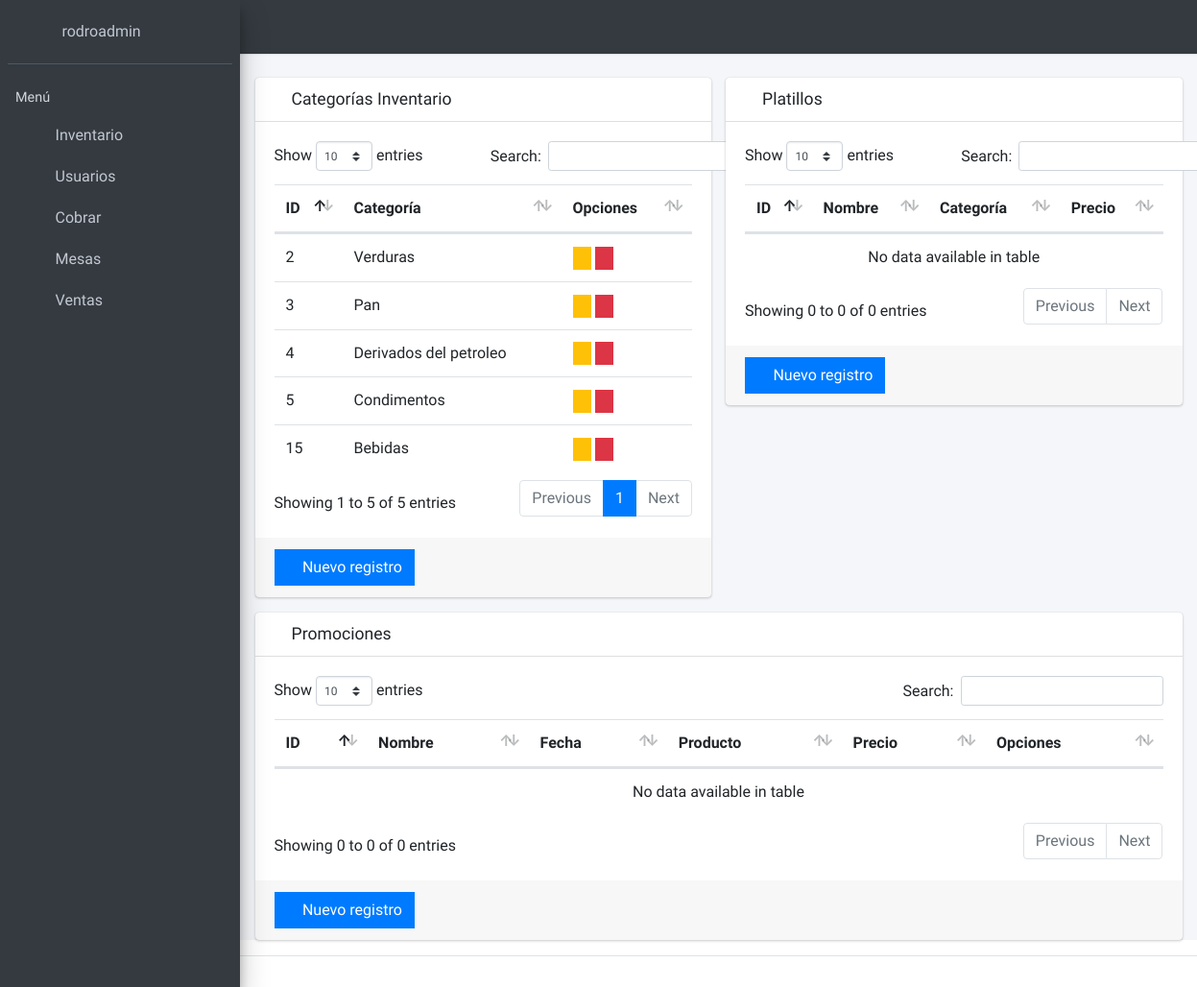
Page /inventario/ (signed in) on the earlier database version.
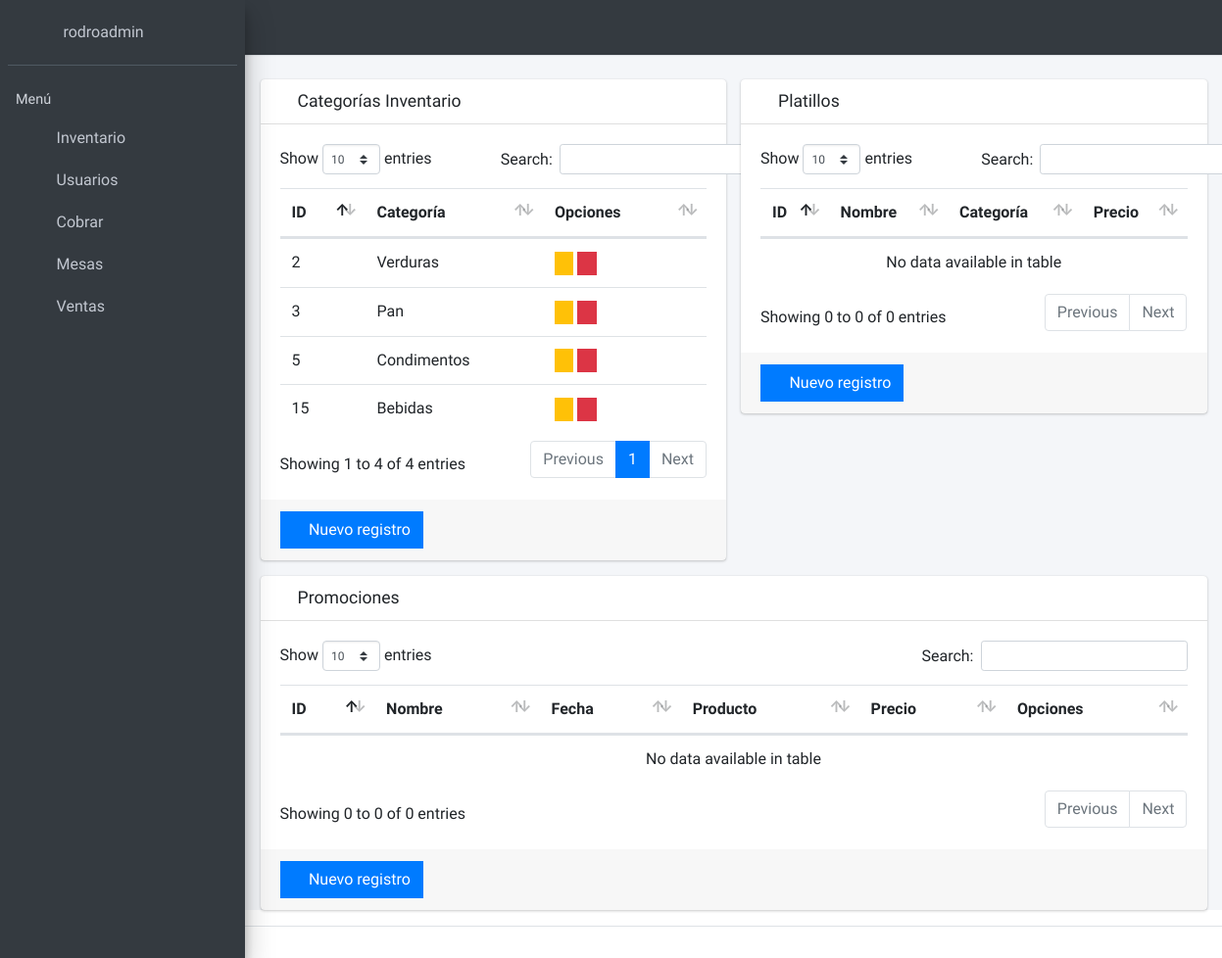
Same page on the later database version.
### inventario/models.py (models this page shows, shortened)
class Inventario(models.Model):
    nombre_categoria = models.CharField(max_length=50, unique=True)
    descripcion = models.CharField(max_length=255, blank=True)

### inventario/views.py (the view)
# urls.py: path('', views.inventario, name='inventario'),
@login_required(login_url='login')
def inventario(request):
    categorias = Inventario.objects.all()
    promociones = Promocion.objects.all()
    platillos = ProductoMenu.objects.all()
    productos_dias = ProductosDias.objects.all()
    context = {
        'categorias': categorias,
        'promociones': promociones,
        'platillos': platillos,
        'productos_dias': productos_dias,
    }
    return render(request, 'include/list2.html', context)

### templates/include/list2.html (shortened to what this page needs)
{% extends 'include/list.html' %}
{% block columns %}
    <tr>
        <th>ID</th>
        <th>Categoría</th>
        <th>Opciones</th>
    </tr>
{% endblock %}
{% block rows %}
     {% for categoria in categorias %}
        <tr>
            <td>{{ categoria.id }}</td>
            <td>{{ categoria.nombre_categoria }}</td>
            <td>
                <a href="{% url 'editar' categoria.id %}" class="btn btn-warning btn-xs btn-flat">
                    <i class="fas fa-edit"></i>
                </a>
                <a href="{% url 'eliminar' categoria.id %}" class="btn btn-danger btn-xs btn-flat">
                    <i class="fas fa-trash-alt"></i>
                </a>
            </td>
        </tr>
    {% endfor %}
{% endblock %}
{% block c %}
    <tr>
        <th>ID</th>
        <th>Nombre</th>
        <th>Fecha</th>
        <th>Producto</th>
        <th>Precio</th>
        <th>Opciones</th>
    </tr>
{% endblock %}
{% block c1 %}
    <tr>
        <th>ID</th>
        <th>Nombre</th>
        <th>Categoría</th>
        <th>Precio</th>
    </tr>
{% endblock %}

Differences in the rows shown:
removed Inventario: id "4", nombre_categoria "Derivados del petroleo"
Other differences:
text written by a page script: "Show entries Search: Showing 1 to 5 of 5 entries Previous 1 Next" → "Show entries Search: Showing 1 to 4 of 4 entries Previous 1 Next"
